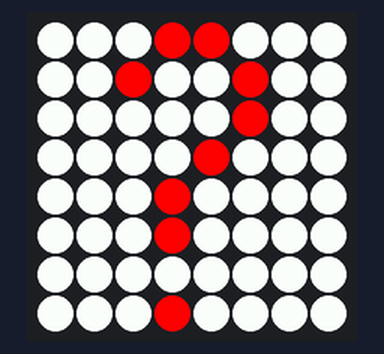
Bench run of a program on a simulated Raspberry Pi (BCM pin numbers) with a Sense HAT. Shown: the Sense HAT's 8×8 RGB LED matrix. At 0.0 s the program stops and its outputs stay as they are.

Above: at 0.1 s.

The program:

sensehat_demo.py
```python
"""
Program: SenseHat Demo

Device: Raspberry Pi
Description: Demo of some of the functions of a SenseHat

SenseHat Docs: https://pythonhosted.org/sense-hat/api/

Packages to Install:
    sudo apt-get install sense-hat

"""

from sense_hat import SenseHat

sense = SenseHat()

# Flip sensehat vertical orientation
# sense.flip_v()


# Flip sensehat horizontal orientation
# sense.flip_h()


# sense.show_message("Hello world!")

# [QUESTION MARK]

X = [255, 0, 0]         # Red
O = [255, 255, 255]     # White

question_mark = [
O, O, O, X, X, O, O, O,
O, O, X, O, O, X, O, O,
O, O, O, O, O, X, O, O,
O, O, O, O, X, O, O, O,
O, O, O, X, O, O, O, O,
O, O, O, X, O, O, O, O,
O, O, O, O, O, O, O, O,
O, O, O, X, O, O, O, O
]

sense.set_pixels(question_mark)

"""
# Clear
sense.clear()       # no arguments defaults to off
sense.clear(red)    # passing in an RGB tuple

# Load Image
sense.load_image("space_invader.png")

# Scroll text across
sense.show_message("One small step for Pi!", text_colour=[255, 0, 0],scroll_speed=0.1)

# Low Light mode
sense.low_light = True

# Get humidity
humidity = sense.get_humidity()
print("Humidity: %s %%rH" % humidity)
# or...
print(sense.humidity)

# Get Temp
temp = sense.get_temperature()
print("Temperature: %s C" % temp)
# alternatives
print(sense.temp)
print(sense.temperature)

# Get orientation
orientation = sense.get_orientation_degrees()
print("p: {pitch}, r: {roll}, y: {yaw}".format(**orientation))

# Get orientation from Gyroscope
gyro_only = sense.get_gyroscope()
print("p: {pitch}, r: {roll}, y: {yaw}".format(**gyro_only))
# alternatives
print(sense.gyro)
print(sense.gyroscope)

"""
```
